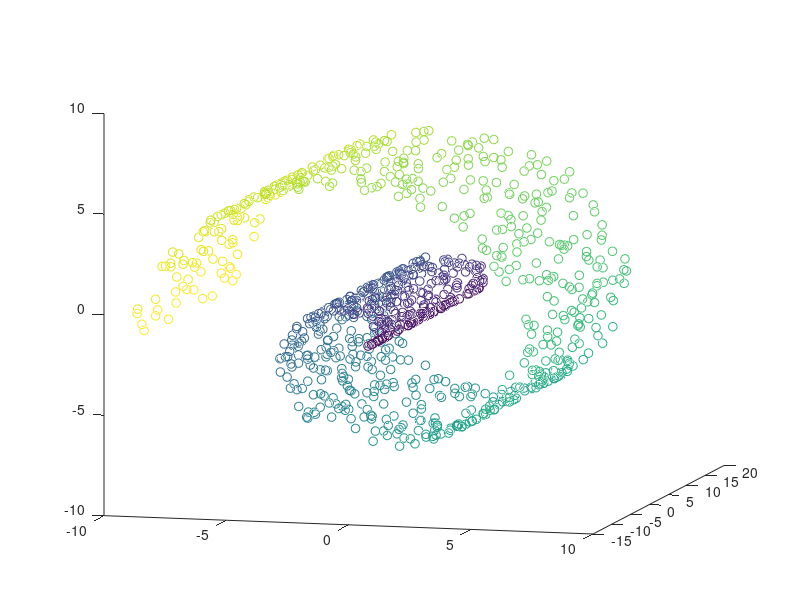
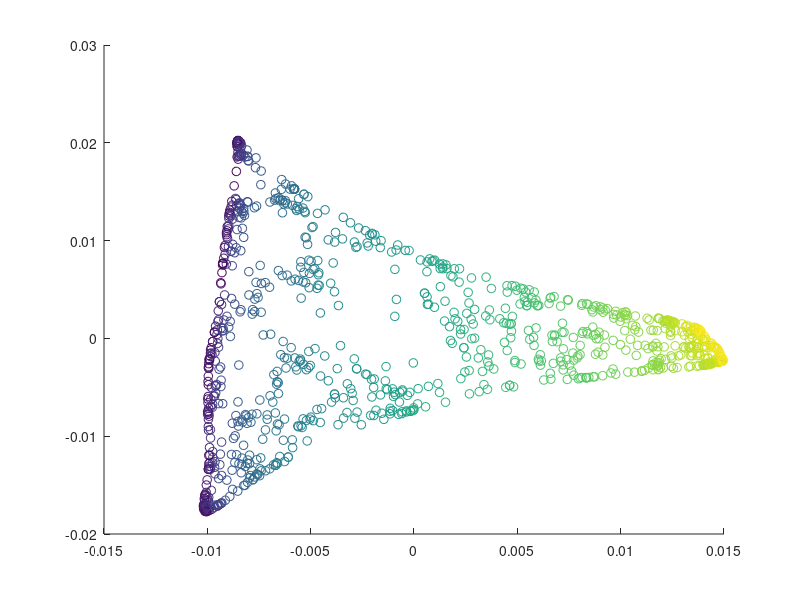

MATLAB code for these plots, in order:
n = 1000;
k = 10;
a = 3 * pi * rand(n, 1);
x = [a .* cos(a) 30 * rand(n, 1) a .* sin(a)];
x = x - repmat(mean(x), n, 1);
x2 = sum(x.^2, 2);
d = repmat(x2, 1, n) + repmat(x2', n, 1) - 2 * (x * x');
[p, i] = sort(d);
W = sparse(d <= ones(n, 1) * p(k+1, :));
W = ((W + W')~= 0);
D= diag(sum(W, 2));
L = D - W;
[z, v] = eigs(L, D, 3, 'sm');

figure(1); clf; hold on; view([15, 10]);
scatter3(x(:, 1), x(:, 2), x(:, 3), 40, a, 'o');

figure(2); clf; hold on;
scatter(z(:, 2), z(:, 1), 40, a, 'o');